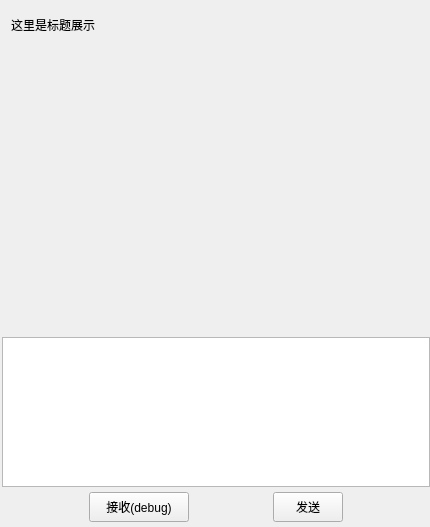
<?xml version="1.0" encoding="UTF-8"?>
<ui version="4.0">
 <class>InterChatPage</class>
 <widget class="QWidget" name="InterChatPage">
  <property name="geometry">
   <rect>
    <x>0</x>
    <y>0</y>
    <width>430</width>
    <height>527</height>
   </rect>
  </property>
  <property name="windowTitle">
   <string>InterChatPage</string>
  </property>
  <layout class="QVBoxLayout" name="verticalLayout">
   <property name="spacing">
    <number>0</number>
   </property>
   <property name="leftMargin">
    <number>2</number>
   </property>
   <property name="topMargin">
    <number>0</number>
   </property>
   <property name="rightMargin">
    <number>0</number>
   </property>
   <property name="bottomMargin">
    <number>0</number>
   </property>
   <item>
    <widget class="QWidget" name="title_widget" native="true">
     <property name="minimumSize">
      <size>
       <width>0</width>
       <height>50</height>
      </size>
     </property>
     <property name="maximumSize">
      <size>
       <width>16777215</width>
       <height>50</height>
      </size>
     </property>
     <layout class="QVBoxLayout" name="verticalLayout_7">
      <property name="spacing">
       <number>0</number>
      </property>
      <property name="leftMargin">
       <number>0</number>
      </property>
      <property name="topMargin">
       <number>0</number>
      </property>
      <property name="rightMargin">
       <number>0</number>
      </property>
      <property name="bottomMargin">
       <number>0</number>
      </property>
      <item>
       <widget class="QWidget" name="widget_4" native="true">
        <property name="sizePolicy">
         <sizepolicy hsizetype="Preferred" vsizetype="Preferred">
          <horstretch>0</horstretch>
          <verstretch>0</verstretch>
         </sizepolicy>
        </property>
        <layout class="QHBoxLayout" name="horizontalLayout_10">
         <item>
          <widget class="QLabel" name="title_label">
           <property name="minimumSize">
            <size>
             <width>0</width>
             <height>30</height>
            </size>
           </property>
           <property name="maximumSize">
            <size>
             <width>16777215</width>
             <height>30</height>
            </size>
           </property>
           <property name="text">
            <string>这里是标题展示</string>
           </property>
          </widget>
         </item>
        </layout>
       </widget>
      </item>
     </layout>
    </widget>
   </item>
   <item>
    <widget class="ChatView" name="chat_data_list" native="true"/>
   </item>
   <item>
    <widget class="QWidget" name="tool_widget" native="true">
     <property name="minimumSize">
      <size>
       <width>0</width>
       <height>30</height>
      </size>
     </property>
     <property name="maximumSize">
      <size>
       <width>16777215</width>
       <height>30</height>
      </size>
     </property>
     <layout class="QHBoxLayout" name="horizontalLayout_11">
      <property name="spacing">
       <number>10</number>
      </property>
      <property name="leftMargin">
       <number>7</number>
      </property>
      <property name="topMargin">
       <number>2</number>
      </property>
      <property name="rightMargin">
       <number>2</number>
      </property>
      <property name="bottomMargin">
       <number>2</number>
      </property>
      <item>
       <widget class="ClickedLabel" name="emoji_label">
        <property name="minimumSize">
         <size>
          <width>20</width>
          <height>20</height>
         </size>
        </property>
        <property name="maximumSize">
         <size>
          <width>20</width>
          <height>20</height>
         </size>
        </property>
        <property name="text">
         <string/>
        </property>
       </widget>
      </item>
      <item>
       <widget class="ClickedLabel" name="file_label">
        <property name="minimumSize">
         <size>
          <width>20</width>
          <height>20</height>
         </size>
        </property>
        <property name="maximumSize">
         <size>
          <width>20</width>
          <height>20</height>
         </size>
        </property>
        <property name="text">
         <string/>
        </property>
       </widget>
      </item>
      <item>
       <spacer name="horizontalSpacer_7">
        <property name="orientation">
         <enum>Qt::Orientation::Horizontal</enum>
        </property>
        <property name="sizeHint" stdset="0">
         <size>
          <width>40</width>
          <height>20</height>
         </size>
        </property>
       </spacer>
      </item>
     </layout>
    </widget>
   </item>
   <item>
    <widget class="MessageTextEdit" name="chat_edit">
     <property name="minimumSize">
      <size>
       <width>0</width>
       <height>150</height>
      </size>
     </property>
     <property name="maximumSize">
      <size>
       <width>16777215</width>
       <height>150</height>
      </size>
     </property>
    </widget>
   </item>
   <item>
    <widget class="QWidget" name="button_widget" native="true">
     <property name="minimumSize">
      <size>
       <width>0</width>
       <height>40</height>
      </size>
     </property>
     <property name="maximumSize">
      <size>
       <width>16777215</width>
       <height>40</height>
      </size>
     </property>
     <layout class="QHBoxLayout" name="horizontalLayout_9">
      <property name="topMargin">
       <number>0</number>
      </property>
      <property name="bottomMargin">
       <number>0</number>
      </property>
      <item>
       <widget class="ClickedButton" name="receive_button">
        <property name="minimumSize">
         <size>
          <width>100</width>
          <height>30</height>
         </size>
        </property>
        <property name="maximumSize">
         <size>
          <width>100</width>
          <height>30</height>
         </size>
        </property>
        <property name="text">
         <string>接收(debug)</string>
        </property>
       </widget>
      </item>
      <item>
       <widget class="ClickedButton" name="send_button">
        <property name="minimumSize">
         <size>
          <width>70</width>
          <height>30</height>
         </size>
        </property>
        <property name="maximumSize">
         <size>
          <width>70</width>
          <height>30</height>
         </size>
        </property>
        <property name="text">
         <string>发送</string>
        </property>
       </widget>
      </item>
     </layout>
    </widget>
   </item>
  </layout>
 </widget>
 <customwidgets>
  <customwidget>
   <class>ClickedLabel</class>
   <extends>QLabel</extends>
   <header location="global">ui/components/clicked_label.h</header>
  </customwidget>
  <customwidget>
   <class>ClickedButton</class>
   <extends>QPushButton</extends>
   <header location="global">ui/components/ClickedButton.h</header>
  </customwidget>
  <customwidget>
   <class>ChatView</class>
   <extends>QWidget</extends>
   <header>ui/page/chat/chatPage/chatview.h</header>
   <container>1</container>
  </customwidget>
  <customwidget>
   <class>MessageTextEdit</class>
   <extends>QTextEdit</extends>
   <header location="global">ui/components/MessageTextEdit.h</header>
  </customwidget>
 </customwidgets>
 <resources>
  <include location="../../../../../rc.qrc"/>
 </resources>
 <connections/>
</ui>
